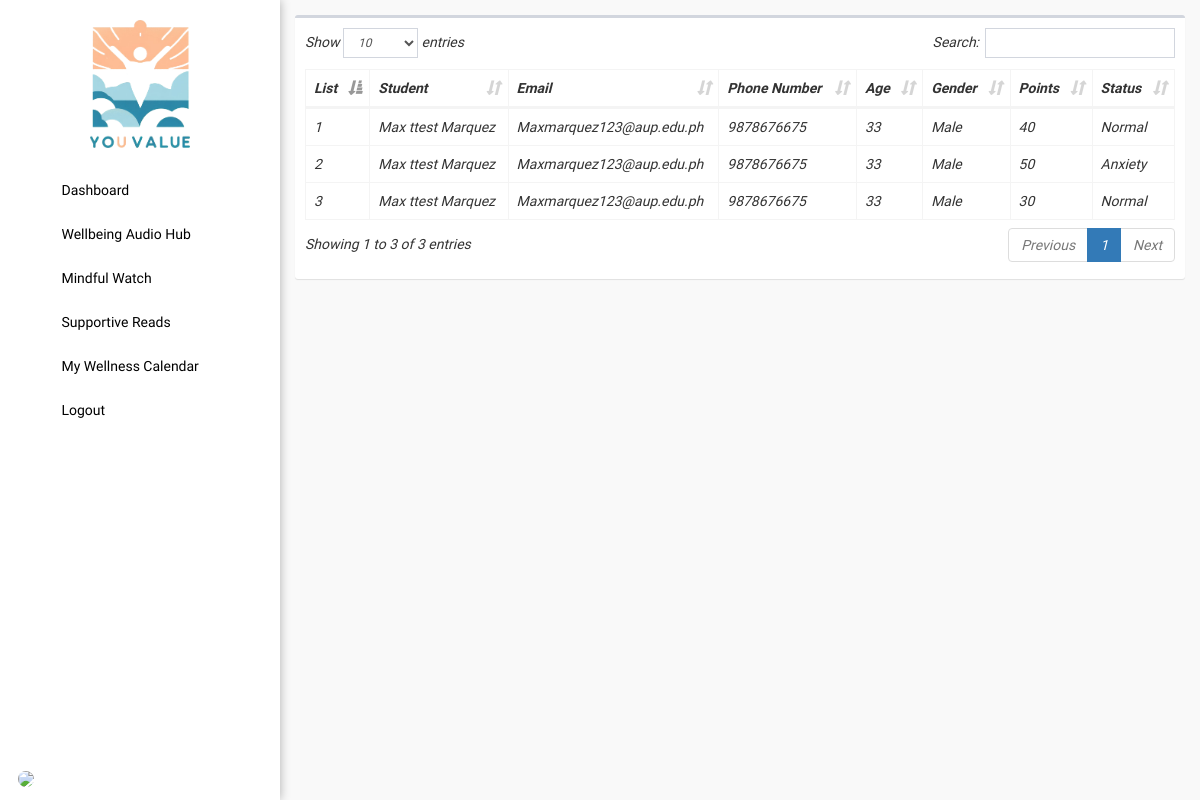
Before: /admin/students.php with the older database file.
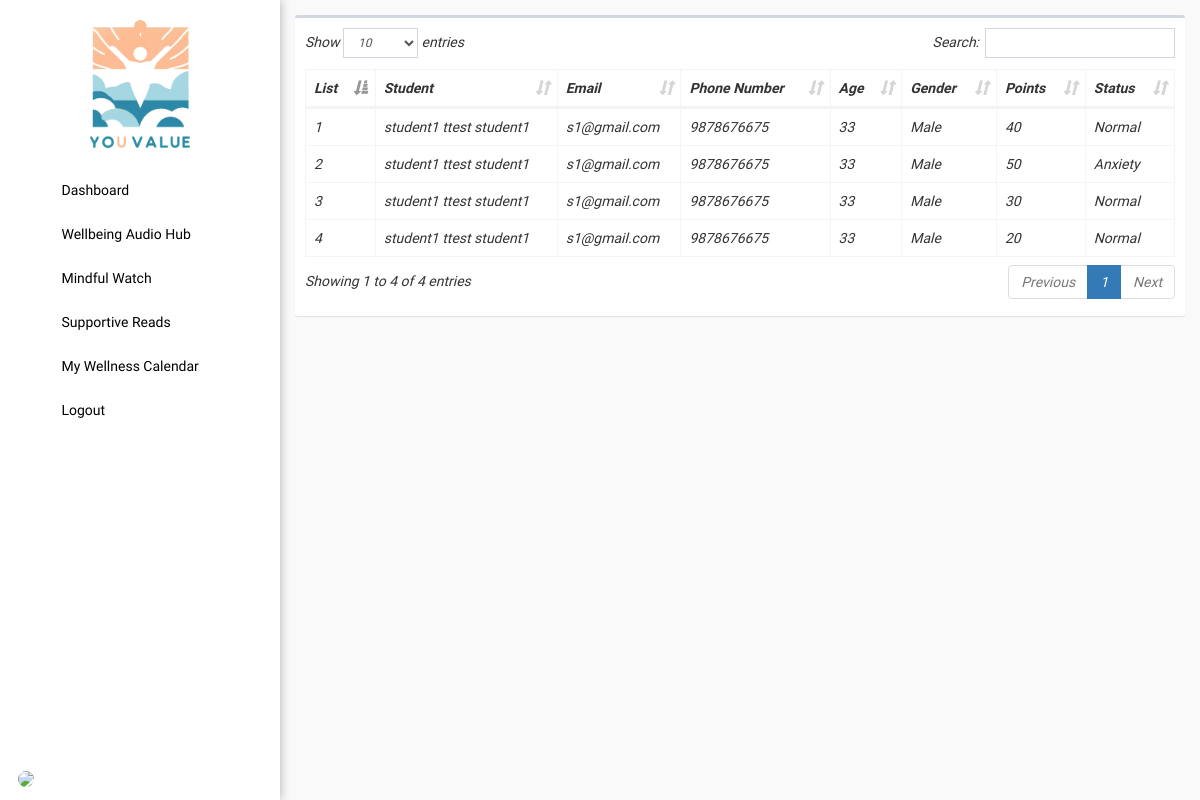
After: the same page with the newer database file.
### tables this page shows
CREATE TABLE `scores` (
  `id` int(11) NOT NULL,
  `code` text NOT NULL,
  `users_id` int(11) NOT NULL,
  `score` int(11) NOT NULL,
  `date` datetime NOT NULL DEFAULT current_timestamp()
);

CREATE TABLE `users` (
  `id` int(11) NOT NULL,
  `img` text NOT NULL,
  `firstname` text NOT NULL,
  `lastname` text NOT NULL,
  `middlename` text NOT NULL,
  `phone_number` text NOT NULL,
  `age` text NOT NULL,
  `gender` text NOT NULL,
  `email` text NOT NULL,
  `password` text NOT NULL,
  `passwordtxt` text NOT NULL,
  `contact` text NOT NULL,
  `address` text NOT NULL,
  `code` int(11) NOT NULL,
  `type` int(1) NOT NULL COMMENT '0=student,1=faculty,2=admin',
  `datetake` date NOT NULL DEFAULT current_timestamp(),
  `totaltake` tinyint(1) NOT NULL
);

### config/config.php (called while the page is built, shortened)
<?php
class Connection{
	private $servername = "localhost";
	private $username = "root";
	private $password = "";
	private $dbname = "youvalue";
	public function conn(){
		try {
		$this->dsn = "mysql:host=".$this->servername.";dbname=".$this->dbname;
		$this->pdo = new PDO($this->dsn, $this->username, $this->password);
		$this->pdo->setAttribute(PDO::ATTR_ERRMODE, PDO::ERRMODE_EXCEPTION);
		$this->pdo->setAttribute(PDO::ATTR_DEFAULT_FETCH_MODE, PDO::FETCH_ASSOC);
		return $this->pdo;
		} catch (Exception $e) {
			echo 'error'. $e->getmessage();
		}
	}
}
?>

### admin/students.php (the view, shortened to what this page needs)
<?php
  include '../config/config.php';
  class data extends Connection{
    public function managedata(){
?>
<!DOCTYPE html>
<html>
<head><?php include 'head.php'; ?></head>
<body class="hold-transition skin-blue sidebar-mini">
  <div class="wrapper">
    <?php include 'sidebar.php'; ?>
    <div class="content-wrapper" style="height: 100vh;background-color: #f9f9f9;overflow-y: auto;">
      <section class="content">
        <div class="row">
          <div class="col-xs-12">
            <div class="box">
              <div class="box-body table-responsive">
                <table id="example1" class="table table-bordered">
                  <thead>
                    <th>List</th>
                    <th>Student</th>
                    <th>Email</th>
                    <th>Phone Number</th>
                    <th>Age</th>
                    <th>Gender</th>
                    <th>Points</th>
                    <th>Status</th>
                  </thead>
                  <tbody>
                    <?php $sql = "SELECT * FROM users INNER JOIN scores ON users.id=scores.users_id";
                    $stmt = $this->conn()->query($sql);
                    $id = 1;
                    while ($row = $stmt->fetch()) { ?>
                      <tr>
                        <td><?php echo $id; ?></td>
                        <td><?php echo $row['firstname'] ?> <?php echo $row['middlename'] ?> <?php echo $row['lastname'] ?></td>
                        <td><?php echo $row['email'] ?></td>
                        <td><?php echo $row['phone_number'] ?></td>
                        <td><?php echo $row['age'] ?></td>
                        <td><?php echo $row['gender'] ?></td>
                        <td><?php echo $row['score'] ?></td>
                        <td>
                          <?php if ($row['score'] >= 1 && $row['score'] <= 49) {
                            echo "Normal";
                          }else if ($row['score'] >= 50 && $row['score'] <= 69) {
                            echo "Anxiety";
                          }else if ($row['score'] >= 70 && $row['score'] <= 90) {
                            echo "Depressed";
                          } ?>
                        </td>
                      </tr>
                    <?php $id++; } ?>
                  </tbody>
                </table>
              </div>
            </div>
          </div>
        </div>
      </section>
    </div>
  </div>
</body>
</html>
<?php } } $data = new data(); $data->managedata(); ?>

Changed rows visible on the page:
changed through a linked row, scores (number 1 of 4 on the later page): users.firstname "Max" → "student1"; users.lastname "Marquez" → "student1"; users.email "Maxmarquez123@aup.edu.ph" → "s1@gmail.com"
changed through a linked row, scores (number 2 of 4 on the later page): users.firstname "Max" → "student1"; users.lastname "Marquez" → "student1"; users.email "Maxmarquez123@aup.edu.ph" → "s1@gmail.com"
changed through a linked row, scores (number 3 of 4 on the later page): users.firstname "Max" → "student1"; users.lastname "Marquez" → "student1"; users.email "Maxmarquez123@aup.edu.ph" → "s1@gmail.com"
added scores: users.firstname "student1", users.middlename "ttest", users.lastname "student1", users.email "s1@gmail.com", users.phone_number "9878676675", users.age "33", users.gender "Male", score "20", shows "Normal"
Other visible differences:
text written by a page script: "Show entries Search: Showing 1 to 3 of 3 entries Previous 1 Next" → "Show entries Search: Showing 1 to 4 of 4 entries Previous 1 Next"
